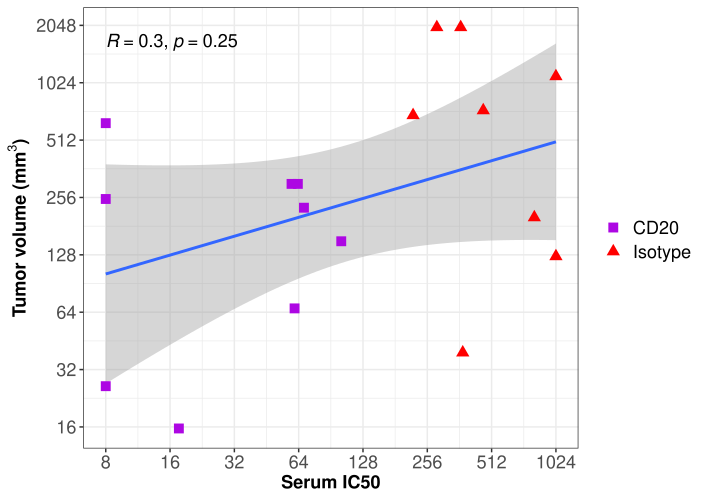

The R source for this figure:
p <- 1 / 10
a <- 1
b <- 0
N <- 14

a * p + b * (1 - p) #expected theoretical
abs(a - b) * sqrt(p * (1-p)) #expected SD
mu <- (a * p + b * (1 - p)) * N #expected sum
se <- abs(b - a) * sqrt(p * (1-p)) * sqrt(N) #expected SE of sum
pnorm(1, mu, se)

pn <- seq(0, 10)
data.frame(pn, num = (100 - pnorm(pn, mu, se) * 100)) %>% ggplot(aes(pn, num)) + 
  geom_point() + labs() +
  ggrepel::geom_text_repel(aes(label = signif(num, 2))) +
  scale_x_continuous(breaks = c(seq(0,10))) + theme_bw() + 
  theme(panel.grid.minor = element_blank())

pnorm(1, mu, se)

neut <- readxl::read_xlsx("C:/Users/laxju/Documents/R/edX courses/neut.xlsx")
neut$logIC50 <- neut$IC50
neut$IC50 <- 2^neut$logIC50
neut$Group[c(18:26)] <- rep("CD20", 9)
names(neut)
library(tidyverse)
neut %>% 
   filter(!Group == "d106SIL12") %>%  
  ggplot(aes(IC50, Tumor_volume)) + 
  stat_smooth(method = "lm")+
  ggpubr::stat_cor(col="Black",method="pearson", size = 4.5) +
  geom_point(aes(color = Group, shape = Group), size = 3) +
  scale_y_continuous(trans = "log2") +
  scale_x_continuous(trans = "log2") +
  labs(y = expression(bold("Tumor volume (mm"^3*")")), x = "Serum IC50", color = "", shape = "") +
  scale_color_manual(values = c("Magenta3", "Red2", "Green")) +
  scale_shape_manual(values = c("triangle", "square")) + 
  theme_bw() + 
  theme(axis.text = element_text(size = rel(1.15)), 
        axis.title = element_text(size = rel(1.15), face = "bold"), 
        legend.text = element_text(size = rel(1.15)))

demo("colors")
iso <- neut %>% filter(Group == "Isotype") %>% .$IC50
cd20 <- neut %>% filter(Group == "CD20") %>% .$IC50

neut %>% 
   filter(!Group == "d106SIL12") %>%  
  ggplot(aes(IC50, Tumor_volume)) + 
  stat_smooth(method = "lm")+
  ggpubr::stat_cor(col="Black",method="spearman", size = 4.5) +
  geom_point(aes(color = Group, shape = Group), size = 3) +
  scale_y_continuous(trans = "log2", breaks = c(2^seq(2:12))) +
  scale_x_continuous(trans = "log2", breaks = c(2^seq(2:12))) +
  labs(y = expression(bold("Tumor volume (mm"^3*")")), x = "Serum IC50", color = "Depletion", shape = "Depletion") +
  scale_color_manual(values = c("#AD07E3","#FF0000", "#D38C2C")) +
  scale_shape_manual(values = c("triangle" , "square","circle")) + 
  theme_bw() + 
  theme(axis.text = element_text(size = rel(1.15)), 
        axis.title = element_text(size = rel(1.15), face = "bold"), 
        legend.text = element_text(size = rel(1.15)), 
        aspect.ratio = 1)


neut %>% 
  # filter(!Group == "d106SIL12") %>%  
  ggplot(aes(IC50, Tumor_volume)) + 
  stat_smooth(method = "lm")+
  ggpubr::stat_cor(col="Black",method="spearman", size = 4.5) +
  geom_point( size = 3) +
  scale_y_continuous(trans = "log2", breaks = c(2^seq(2:12))) +
  scale_x_continuous(trans = "log2", breaks = c(2^seq(2:11))) +
  labs(y = expression(bold("Tumor volume (mm"^3*")")), x = "Serum IC50", color = "", shape = "") +
  # scale_color_manual(values = c("#AD07E3","#D38C2C", "#FF0000")) +
  # scale_shape_manual(values = c("circle","triangle", "square")) + 
  theme_bw() + 
  theme(axis.text = element_text(size = rel(1.15)), 
        axis.title = element_text(size = rel(1.15), face = "bold"), 
        legend.text = element_text(size = rel(1.15)), 
        aspect.ratio = 1)


library(colorspace)
hsv(173/255, 226/255, 110/255)
rgb(211/255, 140/255, 44/255)
choose_palette()



###PAIRED WILCOX TEST FOR IL1B trial -------------
#make some dummy data to test
set.seed(200)
TNF <- data.frame(before = rnorm(n = 10, mean = 1), after = rnorm(n = 10, mean = 3), 
                  cytokine = rep("TNF", 10))
wilcox.test(TNF$before, TNF$after, paired = T, alternative = "two.sided")
TNF <- reshape2::melt(TNF)
IL1b <- data.frame(before = rnorm(n = 10, mean = 3), after = rnorm(n = 10, mean = 2), 
                   cytokine = rep("Il1b", 10))
IL1b <- reshape2::melt(IL1b)
cytokines <- rbind(TNF, IL1b) #merge two together

#function
long_grouped_wilcoxtest <- function(dataframe) {
  x <- dataframe
  cytokine <- names(table(x$cytokine))
  
  g <- lapply(cytokine, function(y) {
    wilcox.test(x$value[x$cytokine == y & x$variable == "before"],
                x$value[x$cytokine == y & x$variable == "after"], 
                paired = T, alternative = "two.sided")
  })
  
  pvalue <- lapply(1:length(g), function(x)
    g[[x]]$p.value) %>% setNames(nm = cytokine)
  return(pvalue)
}

long_grouped_wilcoxtest(cytokines) %>% unlist()
#---
data("ToothGrowth")
ToothGrowth
Toothgrowth <- ToothGrowth %>%
  mutate(dose = factor(dose, levels = c(0.5, 1, 2)))

ToothGrowth %>%
  mutate(dose = factor(dose, levels = c(0.5, 1, 2))) %>% 
  ggplot(aes(dose, len, fill = supp)) +
  geom_boxplot() +
  ggpubr::theme_pubr()


aov(len ~ dose, Toothgrowth) %>% summary()
TukeyHSD(aov(len ~ dose, Toothgrowth))
aov(len ~ dose + supp, Toothgrowth) %>% summary()
TukeyHSD(aov(len ~ dose * supp, Toothgrowth))$`dose:supp` %>% as.data.frame() %>% 
  arrange(rownames(.))
model.matrix(formula(Toothgrowth$len ~ Toothgrowth$dose))
